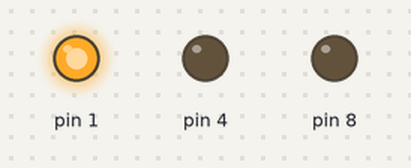
This sketch was run on a simulated Arduino Uno, built with avr-gcc and run on an emulated ATmega328P. On the bench: output pins drawn as LEDs (lit = HIGH).

Above: at 5.0 s.
At 11.0 s:
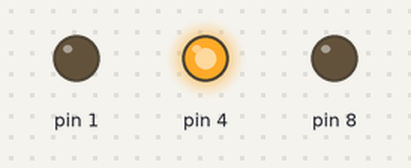
At 17.0 s:
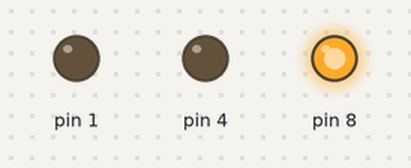
Timing chart, 0 to 28.6 s (numbered marks = the images above):
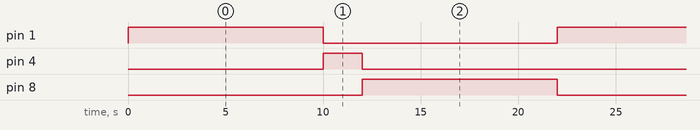

The sketch:

traffic_light_system.ino
```cpp
void setup() {
  // put your setup code here, to run once:
  pinMode(1,OUTPUT);
  pinMode(4,OUTPUT);
  pinMode(8,OUTPUT);

}

void loop() {
  // put your main code here, to run repeatedly:
  //red
  digitalWrite(1,HIGH);
  delay(10000);
  digitalWrite(1,LOW);
  //yellow
  digitalWrite(4,HIGH);
  delay(2000);
  digitalWrite(4,LOW);
  //blue
  digitalWrite(8,HIGH);
  delay(10000);
  digitalWrite(8,LOW);


}
```

Measured:
- by itself, pin 1, pin 8: alternates HIGH for 10.0 s and LOW for 12.0 s
- by itself, pin 4: alternates HIGH for 2.0 s and LOW for 20.0 s
- by itself, everything shown: repeats every 22.0 s, in 4 steps
